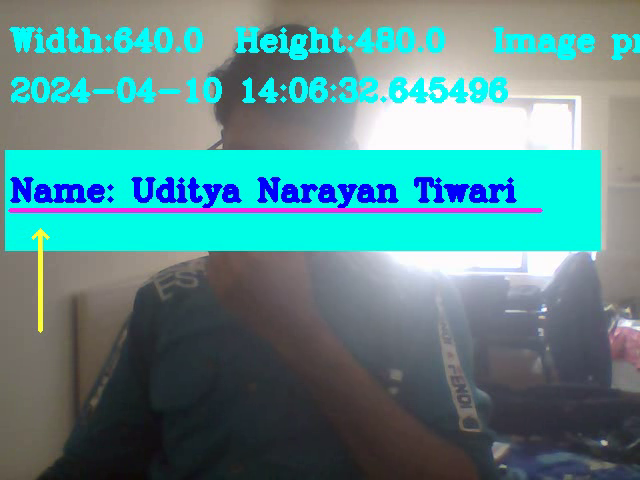
#> input picture frame 19 of 1_Image Processing code OpencCV/5 Draw the shape on video/folder5_1.MP4, 640 x 480 px, given in place of the camera
$ python 1_show_time_on_video.py
#> lines starting #> are read from the running program, lines starting #| are printed output that depends on the picture
import cv2 as cv

import datetime
cap = cv.VideoCapture(0)
# fourcc = cv.VideoWriter_fourcc(*"XVID")

# Supporting the Mp4 flile codec is AVC, DivX, Xvid, MPEG4, MPEG2, AVCHD.
fourcc = cv.VideoWriter_fourcc(*"Xvid")

# duplicate  = cv.VideoWriter('folder5_1.avi',fourcc, 30.0, (1280,720))
# duplicate  = cv.VideoWriter('folder5_1.avi',fourcc, 30.0, (640, 480))
duplicate  = cv.VideoWriter('Test6_1.mp4',fourcc, 30.0, (640, 480))

# this is set the max resulution of your camera parameter which is availabe in your default  which is (1280 and 720 )
# cap.set(3,3000)
# cap.set(4,3000)

cap.set(3,700)
cap.set(4,500)

while True:
        ret , frame = cap.read()
#> frame is the input picture: shape (480, 640, 3); mean B, G, R 140.5, 139.2, 90
        if ret:
                gray = cv.cvtColor(frame, cv.COLOR_BGR2GRAY)
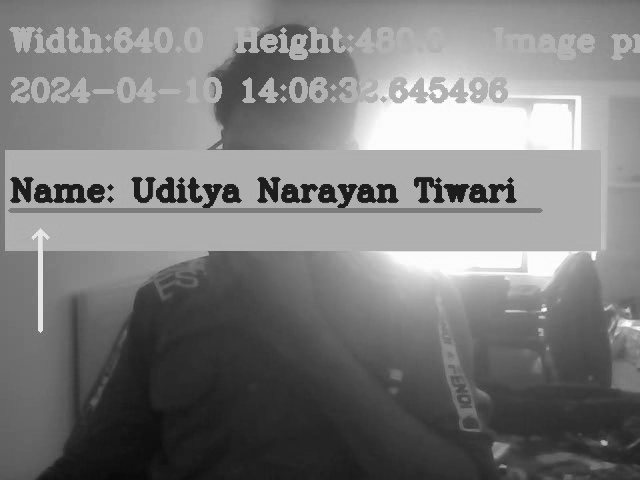
#> gray: shape (480, 640); min 8, max 255, mean 124.6
                hsv = cv.cvtColor(frame, cv.COLOR_BGR2HSV_FULL)
#> hsv: shape (480, 640, 3); mean H, S, V 107, 90.5, 152.1

                font = cv.FONT_HERSHEY_COMPLEX # this is use for selecting the font

                text = "Width:"+ str(cap.get(3)) + "  Height:"+ str(cap.get(4)) # this is use for add the texts

                text1 = "   Image processing"
                text2 = text +text1
                # this is used for add the text of the video screen
                ''' here the putText take the argument:
                1==> source where you want to add the Text
                2==> text variable where you have to save the text
                3==> origin point where it start
                4==> type of font
                5==> font scale (how big font show on the image or video)
                6==> color
                7==> thickness
                '''
                cv.putText(frame, text2, (10,50), font, 1, (255,456,0), 3,)

                #put the text on the another video
                cv.putText(hsv, text2, (10,50), font, 1, (255,456,0), 3,)
#> hsv: shape (480, 640, 3); mean H, S, V 110.3, 91.1, 145.9


                # put the current time and date on the video frame:
                date = str(datetime.datetime.now())
                ''' here the putText take the argument:
                1==> source where you want to add the Text
                2==> date variable where you have to save the text
                3==> origin point where it start
                4==> type of font
                5==> font scale (how big font show on the image or video)
                6==> color
                7==> thickness
                '''
                cv.putText(frame, date, (10,100), font, 1, (255,456,0), 3,)


                cv.putText(hsv, date, (10,100), font, 1, (255,456,0), 3,)
#> hsv: shape (480, 640, 3); mean H, S, V 113, 92.3, 141.1

                # draw the shaps on the video:
                # frame = cv.circle(frame, (300, 500), 10, (0,234,213), -1)

                ''' here the rectangle take the argument:
                1==> source where you want to add the rectangle
                2==> starting point of the Geometry (x,y) coordinate
                3==> ending point of the Geometry (x,y) coordinate
                4==> color in form of (B, G, R)
                5==> thickness of the rectangle

                'but the variable name is same as like if you work on the video then the variable is frame whare it read the video in case of the image the variable is same image name'
                '''
                frame = cv.rectangle(frame, (5,150), (600, 250), (234,5890,0), -1)
                # frame = cv.arrowedLine(frame, (40,330), (40, 230), (55,255,255), 4)

                text4 = 'Name: Uditya Narayan Tiwari'
                cv.putText(frame, text4, (10,200), font, 1, (255,0,0), 3,)

                cv.putText(hsv, text4, (10,200), font, 1, (255,0,0), 3,)
#> hsv: shape (480, 640, 3); mean H, S, V 114.7, 87.1, 136.3

                frame = cv.line(frame, (10,210), (540,210), (234,40,321),3)
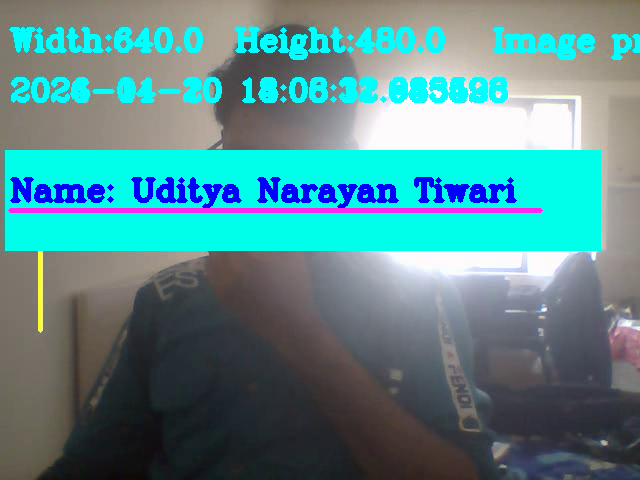
#> frame: shape (480, 640, 3); mean B, G, R 142.4, 140.3, 88


                # duplicate.write(hsv)
                # duplicate.write(gray)
                duplicate.write(frame)

                cv.imshow('folder5', hsv)
                cv.imshow('test1', frame)
                cv.imshow('test2', gray)

                if cv.waitKey(1) == ord('q'):
#> (key q is pressed here)
                        break
        else:
                break
cap.release()
cv.destroyAllWindows()

$ run again, starting later in the video
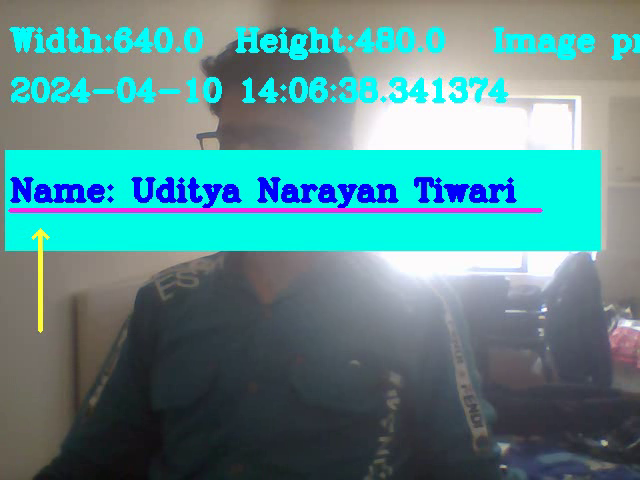
#> input picture frame 88 of 1_Image Processing code OpencCV/5 Draw the shape on video/folder5_1.MP4, 640 x 480 px, given in place of the camera
#> frame is the input picture: shape (480, 640, 3); mean B, G, R 141.7, 140.1, 89.7
#> `gray = cv.cvtColor(frame, cv.COLOR_BGR2GRAY)`:
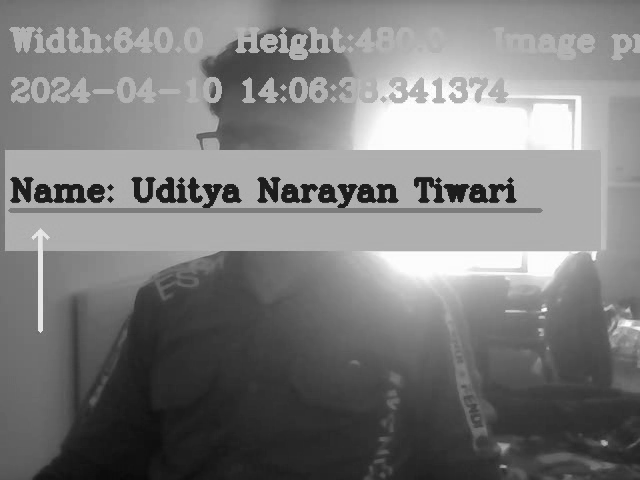
#> gray: shape (480, 640); min 8, max 255, mean 125.1
#> `frame = cv.line(frame, (10,210), (540,210), (234,40,321),3)`:
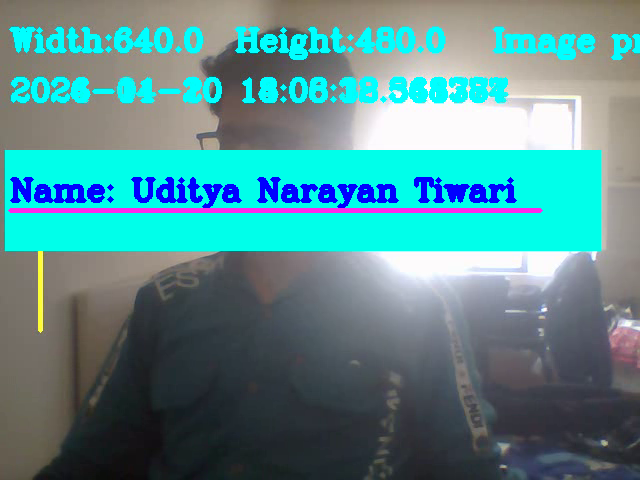
#> frame: shape (480, 640, 3); mean B, G, R 143.6, 141.1, 87.4

$ run again, starting later in the video
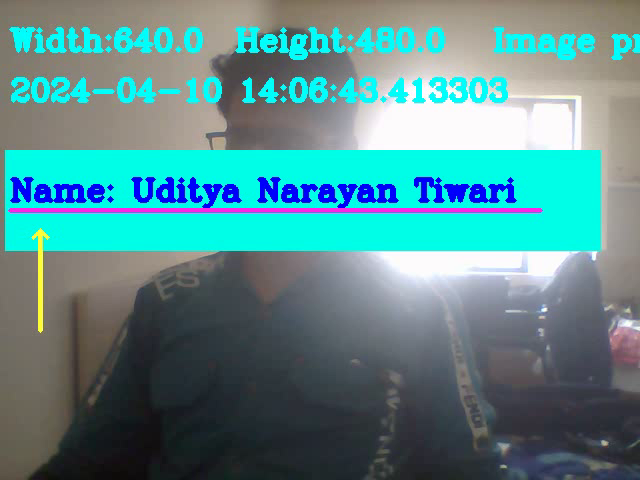
#> input picture frame 156 of 1_Image Processing code OpencCV/5 Draw the shape on video/folder5_1.MP4, 640 x 480 px, given in place of the camera
#> frame is the input picture: shape (480, 640, 3); mean B, G, R 141.4, 139.8, 89.3
#> `gray = cv.cvtColor(frame, cv.COLOR_BGR2GRAY)`:
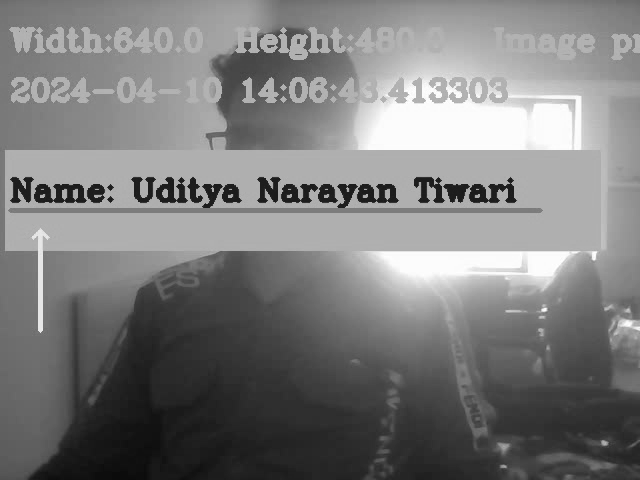
#> gray: shape (480, 640); min 11, max 255, mean 124.9
#> `frame = cv.line(frame, (10,210), (540,210), (234,40,321),3)`:
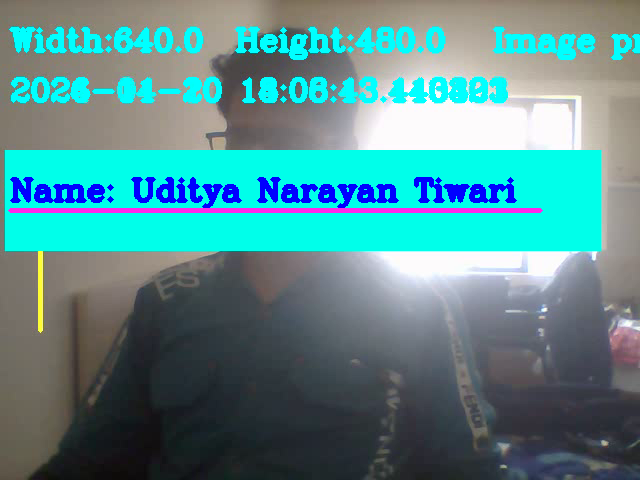
#> frame: shape (480, 640, 3); mean B, G, R 143.3, 140.9, 87.3
